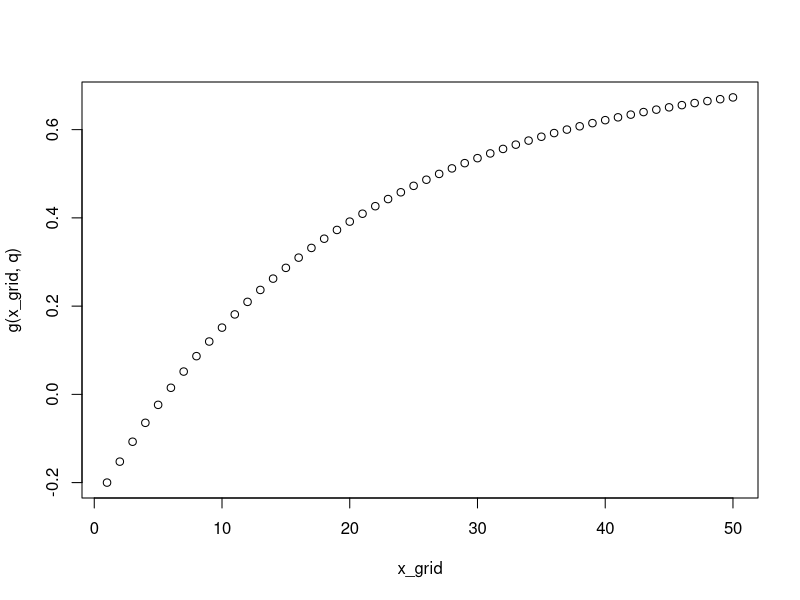
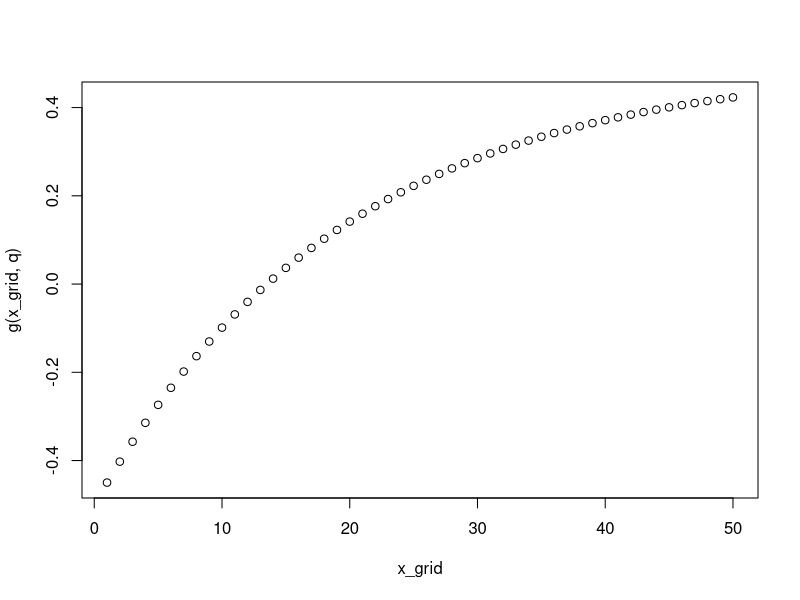
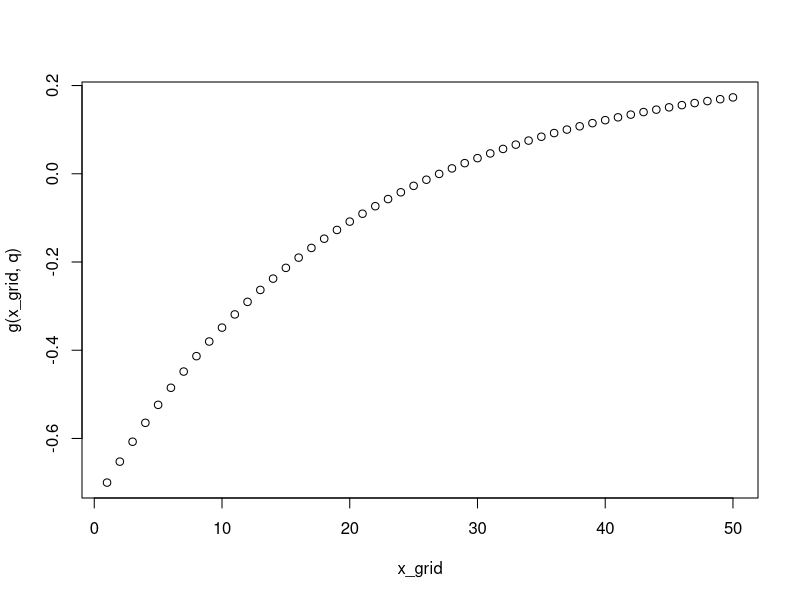
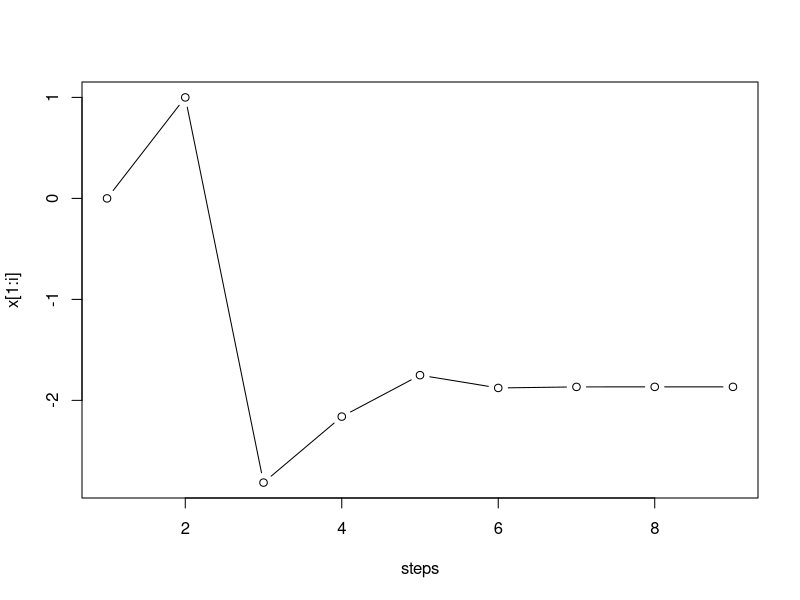
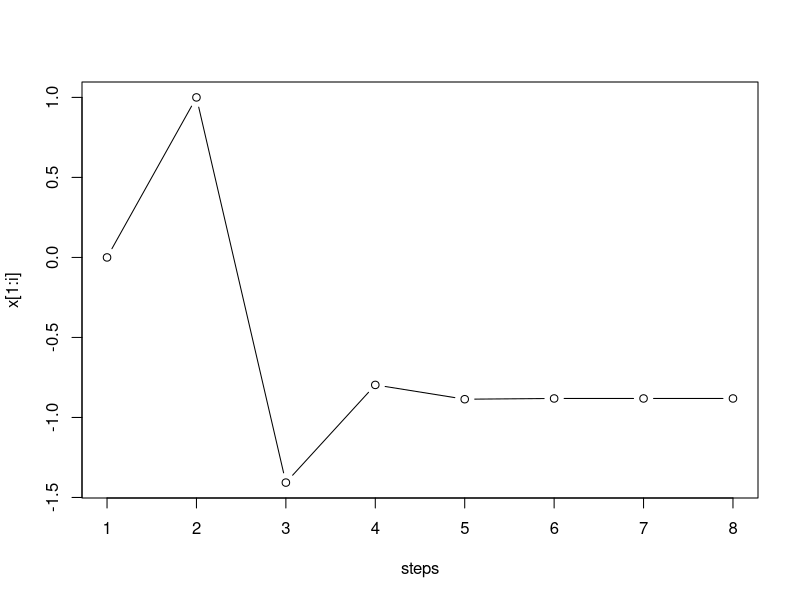
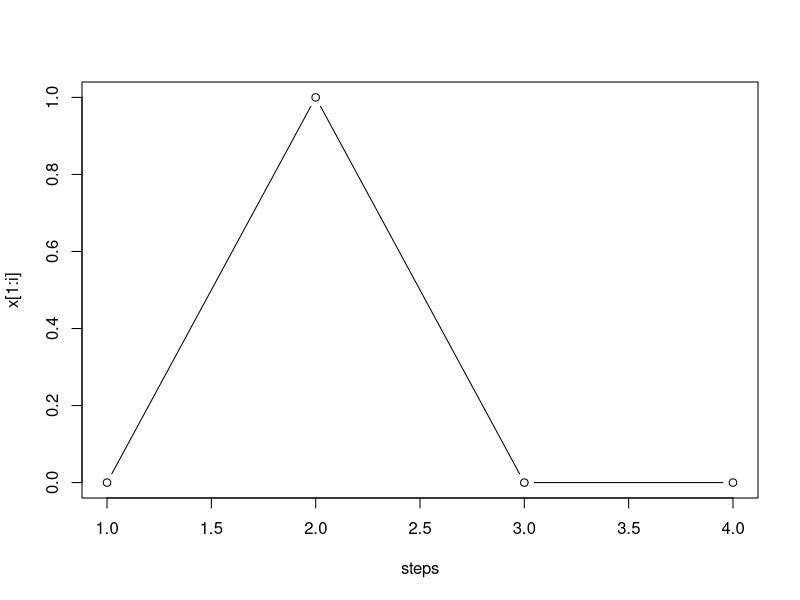
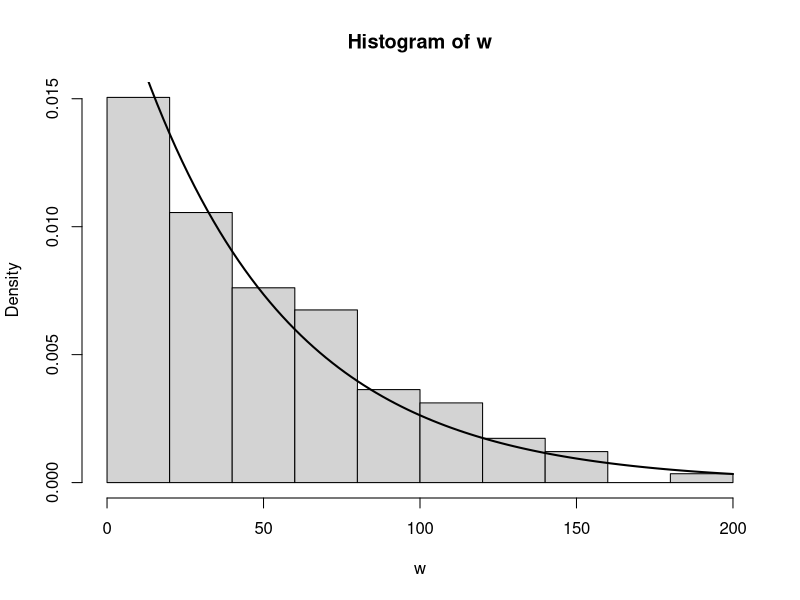
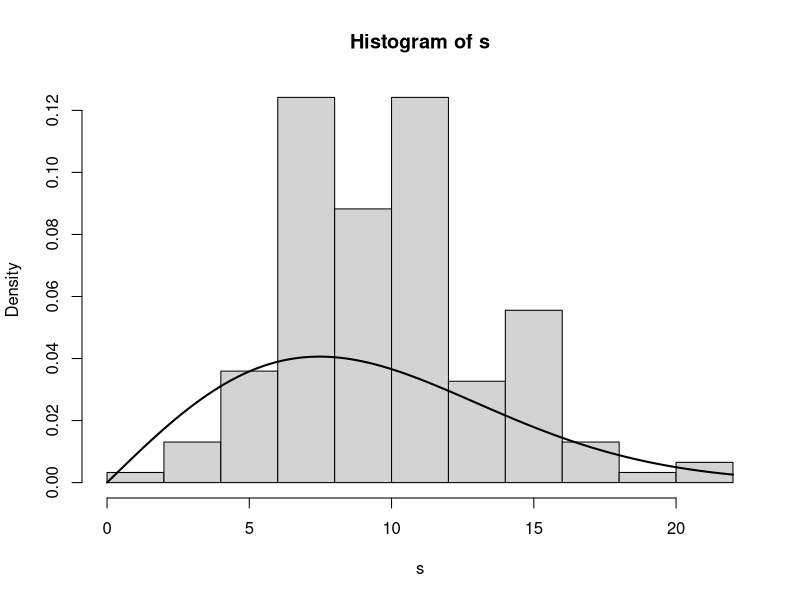

Recreate these plots in R, in order.
#
#
#   MATH 2650: Computational Statistics
#   Lab 03
#   24 September 2026
# 
#   First Lab Group 1
#
#
#

#### (1.) Finding Quantiles ####

first_quart <- 0.25
median      <- 0.5
third_quart <- 0.75

##### (1a.) Bisection Method for Geometric Distribution #####

P           <- 1/20 # Set parameter value
TOL_1a      <- 1    # Set tolerance
MAX_IT      <- 100  # Set maximum number of iterations
x_l         <- 1    # Initial lower bound
x_u         <- 50   # Initial upper bound
change_in_x <- x_u - x_l
counter     <- 0    # Counts number of steps
x_grid      <- seq(1,50) # For plotting

g <- function(a, q){ # Geometric cdf minus quartile
  x <- floor(a)
  1 - (1 - P)^floor(a) - q
}

estimate_geom_quantile <- function(q){
  
  while(abs(change_in_x) > TOL_1a){
    
    y <- (x_l + x_u)/2
      
    if(sign(g(y,q)) == sign(g(x_l,q))){
      x_l <- y
    } else{
      x_u <- y
    }
    
    counter     <- counter + 1
    change_in_x <- x_u - x_l
    
    if(counter >= MAX_IT){
      warning('Max number of iterations reached.')
      break
    }
  }
  cat('Reached estimate of', floor(y), 'in', counter, 'steps.')
  plot(x_grid, g(x_grid,q))
}

estimate_geom_quantile(first_quart) 
estimate_geom_quantile(median)      
estimate_geom_quantile(third_quart) 


##### (1b.) Secant Method for Type II Generalized Logistic Distribution #####

GAMMA  <- 2
TOL_1b <- 1e-05 # Set tolerance
MAX_IT <- 100   # Set maximum number of iterations
x      <- vector('numeric', length = MAX_IT)
x[1]   <- 0     # First initial point
x[2]   <- 1     # Second initial point
dx     <- x[2] - x[1]
i      <- 2     # Counts number of steps

h <- function(a, q){ # cdf minus quartile
  1 - ( exp(-a) / (1 + exp(-a)) )^GAMMA - q
}

estimate_logistic_quantile <- function(q){
  
  while(abs(dx) > TOL_1b){
    
    num <- h(x[i], q) * (x[i] - x[i-1])
    den <- h(x[i], q) - h(x[i-1], q)
    
    x[i+1] <- x[i] - num/den
    
    dx <- x[i+1] - x[i] # Update checking condition
    i  <- i + 1         # Update counter

    if(i >= MAX_IT+2){
      warning('Max number of iterations reached.')
      break
    }
  }
  cat('Reached estimate of', x[i], 'in', i-2, 'steps.')
  plot(1:i, x[1:i], type = 'b', xlab = 'steps')
}


estimate_logistic_quantile(first_quart) 
estimate_logistic_quantile(median)      
estimate_logistic_quantile(third_quart) 

#### (2.) Fisher Scoring for MLE ####

##### (2a.) Poisson Distribution #####
z         <- as.numeric(InsectSprays$count)
TOL_2a    <- 1e-05
MAX_ITER  <- 100
LAMBDA_0  <- 1 # Starting value
lambda    <- vector('numeric', length = MAX_ITER)
lambda[1] <- LAMBDA_0
a         <- 1 # Initialize counter at 1
change_in_lambda <- 1 # Initialize to be greater than tolerance


pois_derivloglik <- function(lambda){ # First derivative of log-likelihood
  (1/lambda)*sum(z) - length(z)
}

while(change_in_lambda > TOL_2a){
  
  score2a <- (1/lambda[a])*sum(z) - length(z)
  info2a <- (length(z))*(mean(z))/lambda[a]^2
  
  update <- score2a/info2a # Fisher update
  
  lambda[a+1] <- lambda[a] + update
  
  change_in_lambda <- abs(lambda[a+1] - lambda[a]) # Update check against tolerance
  a <- a + 1 # Update counter
  
  if(a >= MAX_ITER){
    warning('Max number of iterations reached.')
    break
  }
}

pois_uni <- uniroot(pois_derivloglik, lower = 0, upper = max(z))

lambda[a] # Fisher scoring estimate
mean(z) # Analytical MLE estimate
pois_uni$root # Uniroot estimate


##### (2b.) Exponential Distribution #####
w        <- as.numeric(sunspot.year) 
TOL_2b   <- 1e-05 # Set tolerance
MAX_ITER <- 100
THETA_0  <- 0.01 # Set initial starting value
theta    <- vector('numeric', length = MAX_ITER)
theta[1] <- THETA_0 
b        <- 1 # Initialize counter
change_in_theta <- 1 # Initialize to be greater than tolerance



while(change_in_theta > TOL_2b){
  
  score2b <- length(w)/theta[b] - sum(w)
  info2b  <- length(w)/theta[b]^2
  
  update  <- score2b/info2b # Fisher update
  
  theta[b+1] <- theta[b] + update
  
  change_in_theta <- abs(theta[b+1] - theta[b]) # Update check against tolerance
  b <- b + 1 # Update counter
  
  if(b >= MAX_ITER){
    warning('Max number of iterations reached.')
    break
  }
}

hist(w, freq = FALSE)
curve(dexp(x, theta[b]), add = TRUE, lwd = 2,)


##### (2c.) Rayleigh Distribution #####
s        <- airquality$Wind
BETA_0   <- 0.01
TOL_2c   <- 1e-05 # Set tolerance
MAX_ITER <- 100
beta     <- vector('numeric', length = MAX_ITER)
beta[1]  <- BETA_0
c        <- 1 # Initialize counter
change_in_beta <- 1 # Initialize to be greater than tolerance


while(change_in_beta > TOL_2c){
  
  score2c <- (length(s)/beta[c]) - sum(s^2)
  info2c  <- length(s)/beta[c]^2
  
  update  <- score2c/info2c # Fisher update
  
  beta[c+1] <- beta[c] + update
  
  change_in_beta <- abs(beta[c+1] - beta[c]) # Update check against tolerance
  c <- c + 1 # Update counter
  
  if(c >= MAX_ITER){
    warning('Max number of iterations reached.')
    break
  }
}

hist(s, freq = FALSE)
curve(beta[c] * x * exp(-beta[c] * x^2), add = TRUE, lwd = 2)
